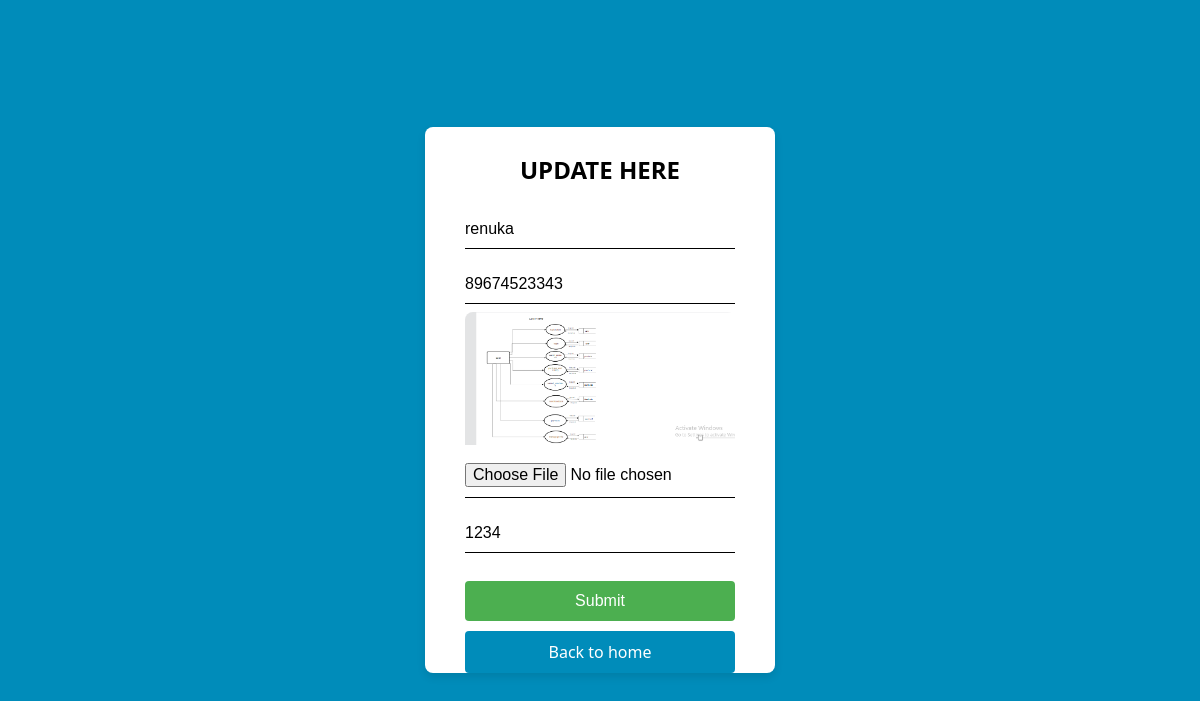
Page /edit/6/ on the committed database.
### virtualfitting/models.py (models this page shows, shortened)
class usregister(models.Model):
    name=models.CharField(max_length=50,null=True,blank=True)
    phone_number=models.IntegerField(null=True,blank=True)
    gender_choices=(
        ('MALE','male'),
        ('FEMALE','female'),
    )
    gender=models.CharField(max_length=10,choices=gender_choices,null=True,blank=True)
    email=models.CharField(unique=True,max_length=50,null=True,blank=True)
    password=models.CharField(max_length=10,null=True,blank=True)
    confirm_password=models.CharField(max_length=10,null=True,blank=True)
    image=models.ImageField(upload_to='image/',null=True,blank=True)

### virtualfitting/views.py (the view, shortened to what this page needs)
# urls.py: path('edit/<int:eid>/',views.edit_profile,name='edit_profile'),
def edit_profile(request,eid):
    edit=usregister.objects.get(id=eid)
    return render(request,'edit.html',{'edit':edit})

### virtualfitting/templates/edit.html (shortened to what this page needs)
<!DOCTYPE html>
<html lang="en">
<head>
</head>
<body>
  <div class="container">
    <div class="content">
            <h1 class="form-title">UPDATE HERE</h1>
            <form method="post" enctype="multipart/form-data">
               <input type="text" placeholder="NAME" name="name" value="{{edit.name}}">
               <input type="number" placeholder="PHONE_NUMBER" name="phone_number" value="{{edit.phone_number}}">
               <img src="{{edit.image.url}}">
               <input type="file" name="image">
               <input type="text" placeholder="PASSWORD" name="password" value="{{edit.password}}">
              <button type="submit">Submit</button>
              <a href="{% url 'home' %}" class="btn">Back to home</a>
            </form>
        </div>
  </div>
</body>
</html>

### virtualfitting/templates/edit.html (style rules this page uses)
html, body { font-family: 'Segoe UI', Tahoma, Geneva, Verdana, sans-serif; background-color:#008cba; height:100%; margin: 0; padding: 0; }
.container { height:100%; display:flex; align-items:center; justify-content:center; }
.content { background-color:white; width:350px; min-height:350px; box-shadow: 0 4px 8px rgba(0,0,0,0.1); border-radius: 8px; }
img { width: 100%; height: 25%; border-radius: 8px 8px 0 0; }
.form-title { padding:10px 40px 0; text-align: center; font-size: 24px; font-weight: bold; }
form { padding: 0px 40px; display: flex; flex-direction: column; }
input, select { border: none; border-bottom: 1px solid black; outline: none; width: 100%; margin: 8px 0; padding: 10px 0; font-size: 16px; }
button { color: #ffffff; background-color: #4caf50; height: 40px; width: 100%; margin-top: 20px; cursor: pointer; border: none; border-radius: 4px; outline: none; text-align: center; font-size: 16px; transition-duration: 0.4s; }
a.btn { display: inline-block; margin-top: 10px; padding: 10px; background-color: #008cba; color: white; text-align: center; text-decoration: none; border-radius: 4px; }

### rows in the picture
usregister: name "renuka", phone_number "89674523343", image (picture), password "1234"
